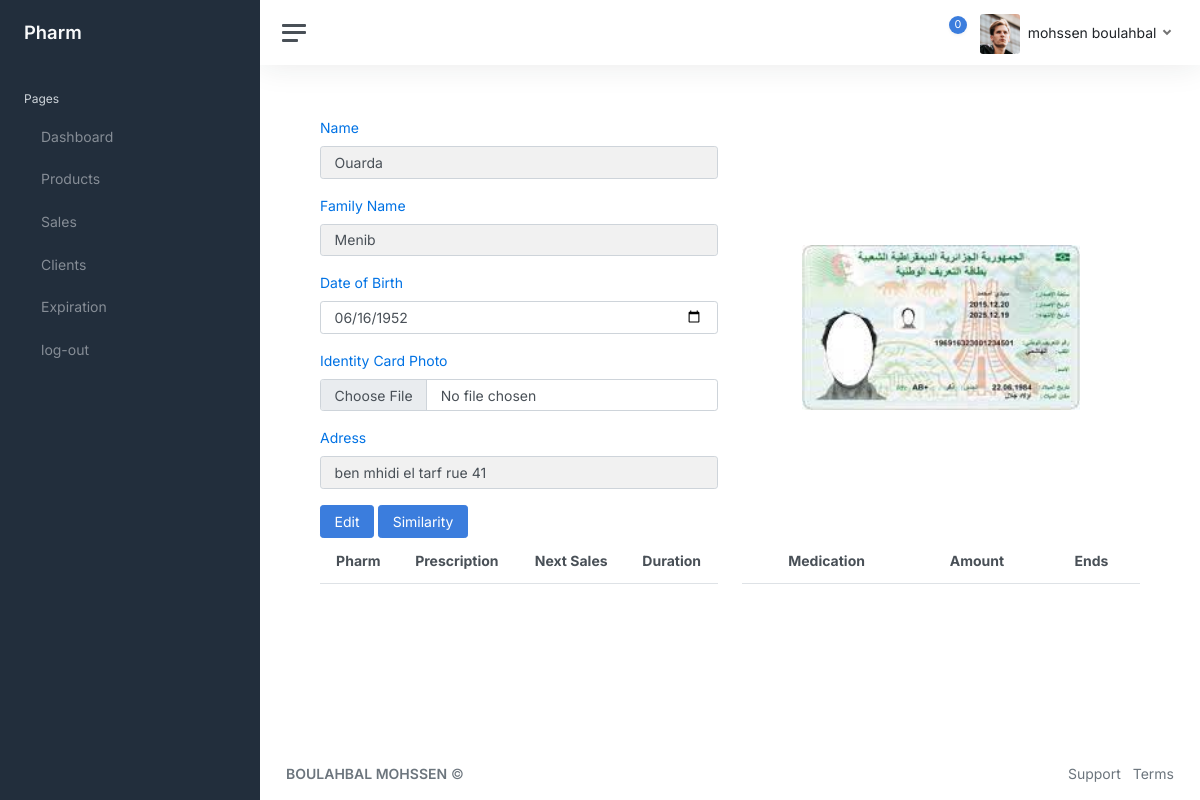
Page /profail.php?id=2 (signed in) on the committed database.
### tables this page shows
CREATE TABLE `client` (
  `id` int(11) NOT NULL,
  `fname` tinytext DEFAULT NULL,
  `name` tinytext DEFAULT NULL,
  `Date_of_Birth` date DEFAULT NULL,
  `created` timestamp NOT NULL DEFAULT current_timestamp(),
  `card` tinytext DEFAULT NULL,
  `adress` tinytext NOT NULL
);

### profail.php (the view, shortened to what this page needs)
<?php
include "includes/coon.php";
if (isset($_GET["id"])) {
    $user_id = $_GET["id"];
    $sql = "SELECT *  FROM `client` WHERE `id` = $user_id";
    $result = mysqli_query($coon, $sql);
    $row = mysqli_fetch_assoc($result);
}
else
{
}
?>
<!DOCTYPE html>
<html lang="en">
<head>
    <?php include "includes/head.php"; ?>
</head>
<body>
    <div class="wrapper">
        <?php include "includes/navbar.php"; ?>
        <div class="main">
            <?php include "includes/stat_navbar.php"; ?>
            <main class="content">
                <div class="container">
                    <div class="row">
                        <div class="col-md-6">
                            <form id="edit-form" action="actions/update_client.php" method="POST"
                                enctype="multipart/form-data">
                                <div class="mb-3">
                                    <label for="name" class="form-label">Name</label>
                                    <input type="text" class="form-control" id="name" name="name"
                                        placeholder="Enter your name" required
                                        value="<?php echo isset($row['name']) ? $row['name'] : ''; ?>">
                                </div>
                                <div class="mb-3">
                                    <label for="family-name" class="form-label">Family Name</label>
                                    <input type="text" class="form-control" id="family-name" name="family_name"
                                        placeholder="Enter your family name" required
                                        value="<?php echo isset($row['fname']) ? $row['fname'] : ''; ?>">
                                </div>
                                <div class="mb-3">
                                    <label for="dob" class="form-label">Date of Birth</label>
                                    <input type="date" class="form-control" id="dob" name="date_of_birth" required
                                        value="<?php echo isset($row['Date_of_Birth']) ? $row['Date_of_Birth'] : ''; ?>">
                                </div>
                                <div class="mb-3">
                                    <label for="id-card-photo" class="form-label">Identity Card Photo</label>
                                    <input type="file" class="form-control" id="id-card-photo" name="id_card_photo"
                                        accept="image/*" required>
                                </div>
                                <div class="mb-3">
                                    <label for="adress" class="form-label">Adress</label>
                                    <input type="text" class="form-control" id="adress" name="adress"
                                        placeholder="Enter your name" required
                                        value="<?php echo isset($row['adress']) ? $row['adress'] : ''; ?>">
                                </div>
                                <button type="submit" class="btn btn-primary">Edit</button>
                                <button type="button" id="similarity-btn" class="btn btn-primary"
                                    onclick="openModal()">Similarity</button>
                            </form>
                        </div>
                        <div class="col-md-6">
                            <div class="d-flex justify-content-center align-items-center h-100">
                                <?php
                                if (isset($row['card']) && !empty($row['card'])) {
                                    echo '<img src="actions/img/' . $row['card'] . '" alt="ID Card" class="img-fluid profile">';
                                } else {
                                    echo '<img src="img/user_null.jpg" alt="ID Card" class="img-fluid profile">';
                                }
                                ?>
                            </div>
                        </div>
                    </div>
                    <div class="row">
                        <div class="col-md-6">
                            <table class="table ">
                                <thead>
                                    <tr>
                                        <th scope="col">Pharm</th>
                                        <th scope="col">Prescription</th>
                                        <th scope="col">Next Sales</th>
                                        <th scope="col">Duration</th>
                                    </tr>
                                </thead>
                            </table>
                        </div>
                        <div class="col-md-6">
                            <table class="table">
                                <thead>
                                    <tr>
                                        <th scope="col">Medication</th>
                                        <th scope="col">Amount</th>
                                        <th scope="col">Ends</th>
                                    </tr>
                                </thead>
                            </table>
                        </div>
                    </div>
                </div>
            </main>
            <?php include "includes/footer.php"; ?>
        </div>
    </div>
</body>
</html>

### css/main.css (style rules this page uses)
.container { background-color: white; }
body { background-color: white; }
* { box-sizing: border-box; }
input { border: 1px solid transparent; background-color: #f1f1f1; padding: 10px; }
input[type=text] { background-color: #f1f1f1; width: 100%; }

### includes/head.php (style rules this page uses)
main, table { background-color: #FFFFFF !important; }

### profail.php (style rules this page uses)
.profile { width: 70%; height: auto; max-width: 100%; }
th , td { text-align: center ; }

### rows in the picture
client: name "Ouarda", family_name "Menib", date_of_birth "06/16/1952", adress "ben mhidi el tarf rue 41", card (picture)

### other values in the picture
$_SESSION['name'] "mohssen boulahbal"
